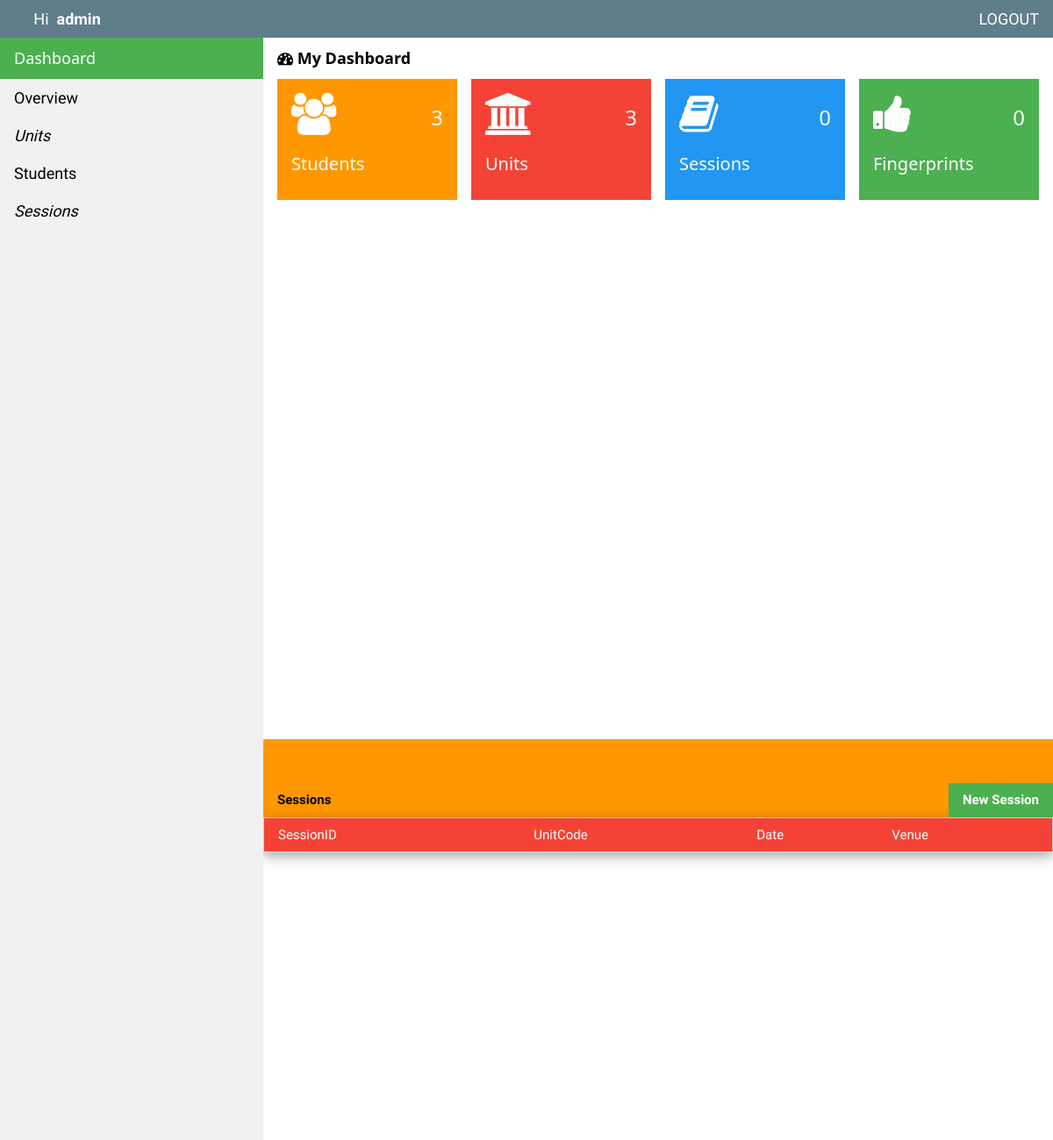
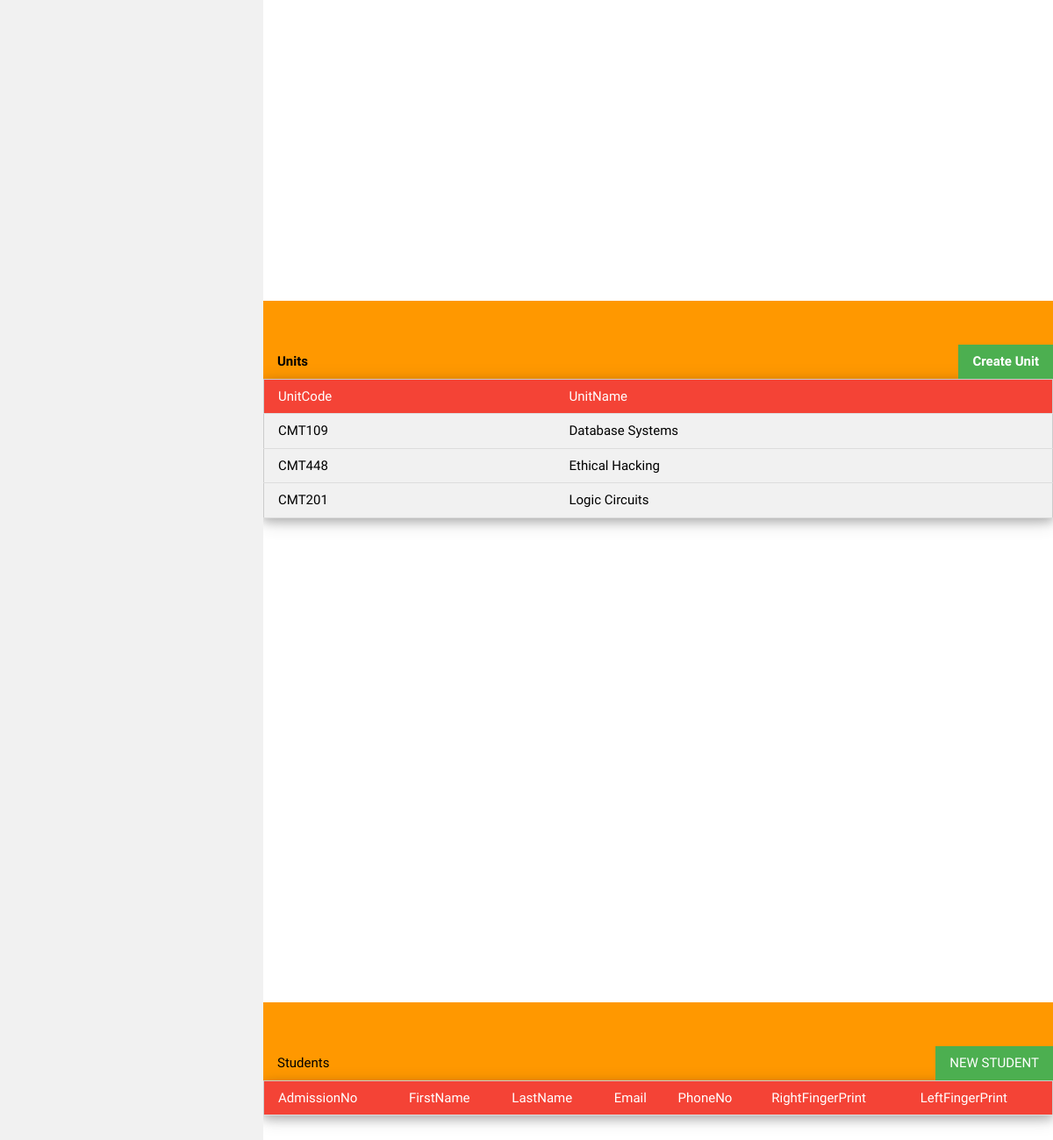
/homepage.php (signed in), run on the app's committed database (2 pictures, top to bottom).
### tables this page shows
create table tbl_Units(
UnitCode varchar(10) primary key,
UnitName varchar(30) unique not null
);

### homepage.php (the view, shortened to what this page needs)
<?php
function getUnits()
{
    $stmt = $GLOBALS['conn']->prepare('SELECT * from tbl_Units');
    $unitcode = "";
    $unitname = "";
    $stmt->bind_result($unitcode, $unitname);
    $stmt->execute();
    while ($stmt->fetch()) {
        echo "<tr>";
        echo "<td>$unitcode</td>";
        echo "<td>$unitname</td>";
        echo "<tr>";
    }
}
?>
<!DOCTYPE html>
<html>
<head>
    <link rel="stylesheet" href="css/w3.css">
    <link rel="stylesheet" href="https://cdnjs.cloudflare.com/ajax/libs/font-awesome/4.7.0/css/font-awesome.min.css">
</head>
<body>
    <div class="w3-bar w3-top w3-blue-grey w3-large">
        <span class="w3-bar-item w3-left w3-text-white" >     Hi  <strong><?php echo $_SESSION['username']; ?></strong></span>
        <a href="logout.php" class="w3-bar-item w3-right w3-button">LOGOUT</a>
    </div>
    <nav class="w3-sidebar w3-light-grey" style="width:300px;" id="mySidebar">
        <div class="w3-container w3-green">
            <h5>Dashboard</h5>
        </div>
        <div class="w3-bar-block">
            <a href="#" class="w3-bar-item w3-button w3-padding w3-large">Overview</a>
            <a href="#units" class="w3-bar-item w3-button w3-padding w3-large"><i>Units</i></a>
            <a href="#students" class="w3-bar-item w3-button w3-padding w3-large">Students</a>
            <a href="#sessions" class="w3-bar-item w3-button w3-padding w3-large"><i> Sessions</i></a>
        </div>
    </nav>
    <div class="w3-main" style="margin-left:300px;margin-top:43px;height:100vh">
        <header class="w3-container">
            <h5><b><i class="fa fa-dashboard"></i> My Dashboard</b></h5>
        </header>
        <div class="w3-row-padding w3-margin-bottom">
            <div class="w3-quarter">
                <div class="w3-container w3-orange w3-text-white w3-padding-16">
                    <div class="w3-left"><i class="fa fa-users w3-xxxlarge"></i></div>
                    <div class="w3-right">
                        <h3><?php echo $GLOBALS['STUDENT_COUNT'] ?></h3>
                    </div>
                    <div class="w3-clear"></div>
                    <h4>Students</h4>
                </div>
            </div>
            <div class="w3-quarter">
                <div class="w3-container w3-red w3-padding-16">
                    <div class="w3-left"><i class="fa fa-university w3-xxxlarge"></i></div>
                    <div class="w3-right">
                        <h3><?php echo $GLOBALS['UNIT_COUNT']; ?></h3>
                    </div>
                    <div class="w3-clear"></div>
                    <h4>Units</h4>
                </div>
            </div>
            <div class="w3-quarter">
                <div class="w3-container w3-blue w3-padding-16">
                    <div class="w3-left"><i class="fa fa-book w3-xxxlarge"></i></div>
                    <div class="w3-right">
                        <h3><?php echo $GLOBALS['SESSION_COUNT']; ?></h3>
                    </div>
                    <div class="w3-clear"></div>
                    <h4>Sessions</h4>
                </div>
            </div>
            <div class="w3-quarter">
                <div class="w3-container w3-green w3-padding-16">
                    <div class="w3-left"><i class="fa fa-thumbs-up w3-xxxlarge"></i></div>
                    <div class="w3-right">
                        <h3><?php echo $GLOBALS['FINGERPRINT_COUNT']; ?></h3>
                    </div>
                    <div class="w3-clear"></div>
                    <h4>Fingerprints</h4>
                </div>
            </div>
        </div>
    </div>
    <div class="w3-main" id="sessions" style="margin-left:300px;height:100vh;">
        <header class="w3-bar w3-orange" style="padding-top:50px;">
            <b class="w3-bar-item">Sessions</b>
            <button class="w3-bar-item w3-button w3-right w3-green w3-padding" type="button" onclick="document.getElementById('sessionform').style.display='block'"><b>New Session</b></button>
        </header>
        <div>
            <table class="w3-table-all w3-card-4">
                <tr class="w3-red">
                    <td>SessionID</td>
                    <td>UnitCode</td>
                    <td>Date</td>
                    <td>Venue</td>
                </tr>
            </table>
        </div>
    </div>
    <div class="w3-main" id="units" style="margin-left:300px;height:100vh;">
        <header class="w3-bar w3-orange" style="padding-top:50px;">
            <b class="w3-bar-item">Units</b>
            <button class="w3-bar-item w3-button w3-right w3-green" style="height:100%" type="button" onclick="document.getElementById('unitform').style.display='block'"><b>Create Unit</b></button>
        </header>
        <div>
            <table class="w3-table-all w3-card-4">
                <tr class="w3-red">
                    <td>UnitCode</td>
                    <td>UnitName</td>
                </tr>
                <?php getUnits(); ?>
            </table>
        </div>
    </div>
    <div class="w3-main" id="students" style="margin-left: 300px;height:100vh;">
        <div class="w3-bar w3-orange" style="padding-top: 50px;">
            <div class="w3-bar">
                <h class="w3-bar-item">Students</h>
                <button class="w3-bar-item w3-button w3-padding w3-right w3-green" onclick="startNewStudentRegistration();">NEW STUDENT</button>
            </div>
        </div>
        <div class="w3-main">
            <table class="w3-table-all w3-card-4">
                <tr class="w3-red">
                    <td>AdmissionNo</td>
                    <td>FirstName</td>
                    <td>LastName</td>
                    <td>Email</td>
                    <td>PhoneNo</td>
                    <td>RightFingerPrint</td>
                    <td>LeftFingerPrint</td>
                </tr>
            </table>
        </div>
    </div>
</body>
</html>

### css/w3.css (style rules this page uses)
*,*:before,*:after { box-sizing:inherit }
html { -ms-text-size-adjust:100%;-webkit-text-size-adjust:100% }
body { margin:0 }
article,aside,details,figcaption,figure,footer,header,main,menu,nav,section { display:block }
a { background-color:transparent }
b,strong { font-weight:bolder }
button,input,select,textarea,optgroup { font:inherit;margin:0 }
button,input { overflow:visible }
button,select { text-transform:none }
button,[type=button],[type=reset],[type=submit] { -webkit-appearance:button }
html,body { font-family:Verdana,sans-serif;font-size:15px;line-height:1.5 }
html { overflow-x:hidden }
h3 { font-size:24px }
h4 { font-size:20px }
h5 { font-size:18px }
h1,h2,h3,h4,h5,h6 { font-family:"Segoe UI",Arial,sans-serif;font-weight:400;margin:10px 0 }
a { color:inherit }
.w3-table,.w3-table-all { border-collapse:collapse;border-spacing:0;width:100%;display:table }
.w3-table-all { border:1px solid #ccc }
.w3-bordered tr,.w3-table-all tr { border-bottom:1px solid #ddd }
.w3-table-all tr:nth-child(odd) { background-color:#fff }
.w3-table-all tr:nth-child(even) { background-color:#f1f1f1 }
.w3-table td,.w3-table th,.w3-table-all td,.w3-table-all th { padding:8px 8px;display:table-cell;text-align:left;vertical-align:top }
.w3-table th:first-child,.w3-table td:first-child,.w3-table-all th:first-child,.w3-table-all td:first-child { padding-left:16px }
.w3-btn,.w3-button { border:none;display:inline-block;padding:8px 16px;vertical-align:middle;overflow:hidden;text-decoration:none;color:inherit;background-color:inherit;text-align:center;cursor:pointer;white-space:nowrap }
.w3-btn,.w3-button { -webkit-touch-callout:none;-webkit-user-select:none;-khtml-user-select:none;-moz-user-select:none;-ms-user-select:none;user-select:none }
.w3-sidebar { height:100%;width:200px;background-color:#fff;position:fixed!important;z-index:1;overflow:auto }
.w3-main,#main { transition:margin-left .4s }
.w3-bar { width:100%;overflow:hidden }
.w3-bar .w3-bar-item { padding:8px 16px;float:left;width:auto;border:none;display:block;outline:0 }
.w3-bar .w3-button { white-space:normal }
.w3-bar-block .w3-bar-item { width:100%;display:block;padding:8px 16px;text-align:left;border:none;white-space:normal;float:none;outline:0 }
.w3-container:after,.w3-container:before,.w3-panel:after,.w3-panel:before,.w3-row:after,.w3-row:before,.w3-row-padding:after,.w3-row-padding:before, .w3-cell-row:before,.w3-cell-row:after,.w3-clear:after,.w3-clear:before,.w3-bar:before,.w3-bar:after { content:"";display:table;clear:both }
.w3-col,.w3-half,.w3-third,.w3-twothird,.w3-threequarter,.w3-quarter { float:left;width:100% }
@media (min-width:601px) { .w3-col.m3,.w3-quarter { width:24.99999% } }
.w3-top,.w3-bottom { position:fixed;width:100%;z-index:1 }
.w3-top { top:0 }
.w3-row-padding,.w3-row-padding>.w3-half,.w3-row-padding>.w3-third,.w3-row-padding>.w3-twothird,.w3-row-padding>.w3-threequarter,.w3-row-padding>.w3-quarter,.w3-row-padding>.w3-col { padding:0 8px }
.w3-container,.w3-panel { padding:0.01em 16px }
.w3-card-4,.w3-hover-shadow:hover { box-shadow:0 4px 10px 0 rgba(0,0,0,0.2),0 4px 20px 0 rgba(0,0,0,0.19) }
.w3-large { font-size:18px!important }
.w3-xxxlarge { font-size:48px!important }
.w3-margin-bottom { margin-bottom:16px!important }
.w3-padding { padding:8px 16px!important }
.w3-padding-16 { padding-top:16px!important;padding-bottom:16px!important }
.w3-left { float:left!important }
.w3-right { float:right!important }
.w3-blue,.w3-hover-blue:hover { color:#fff!important;background-color:#2196F3!important }
.w3-blue-grey,.w3-hover-blue-grey:hover,.w3-blue-gray,.w3-hover-blue-gray:hover { color:#fff!important;background-color:#607d8b!important }
.w3-green,.w3-hover-green:hover { color:#fff!important;background-color:#4CAF50!important }
.w3-orange,.w3-hover-orange:hover { color:#000!important;background-color:#ff9800!important }
.w3-red,.w3-hover-red:hover { color:#fff!important;background-color:#f44336!important }
.w3-light-grey,.w3-hover-light-grey:hover,.w3-light-gray,.w3-hover-light-gray:hover { color:#000!important;background-color:#f1f1f1!important }
.w3-text-white,.w3-hover-text-white:hover { color:#fff!important }

### homepage.php (style rules this page uses)
html, body { font-family: "Raleway", sans-serif }

### data on the page
tbl_units: UnitCode "CMT109", UnitName "Database Systems"
tbl_units: UnitCode "CMT448", UnitName "Ethical Hacking"
tbl_units: UnitCode "CMT201", UnitName "Logic Circuits"

### other printed values
$_SESSION['username'] "admin"
$GLOBALS['STUDENT_COUNT'] "3"
$GLOBALS['UNIT_COUNT'] "3"
$GLOBALS['SESSION_COUNT'] "0"
$GLOBALS['FINGERPRINT_COUNT'] "0"
